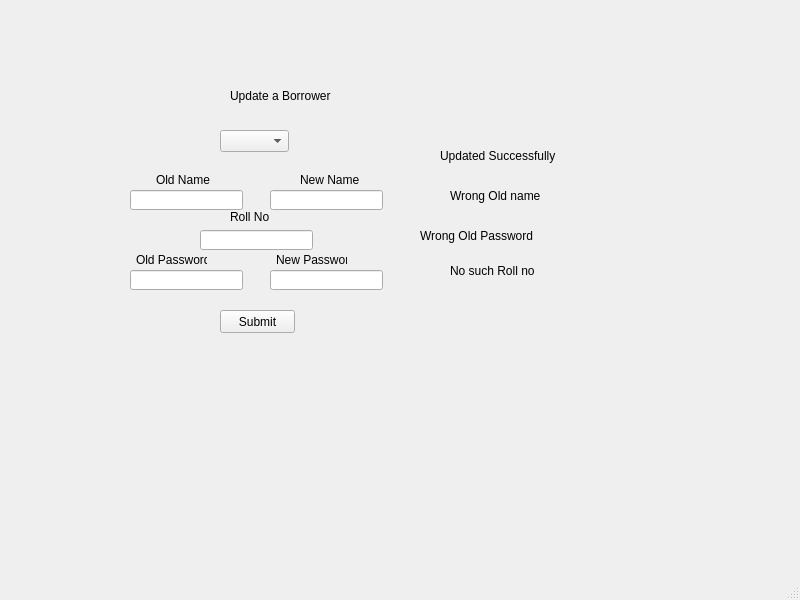
<?xml version="1.0" encoding="UTF-8"?>
<ui version="4.0">
 <class>updateborowerclerk</class>
 <widget class="QMainWindow" name="updateborowerclerk">
  <property name="geometry">
   <rect>
    <x>0</x>
    <y>0</y>
    <width>800</width>
    <height>600</height>
   </rect>
  </property>
  <property name="windowTitle">
   <string>MainWindow</string>
  </property>
  <widget class="QWidget" name="centralwidget">
   <widget class="QLineEdit" name="lineEdit_3">
    <property name="geometry">
     <rect>
      <x>270</x>
      <y>190</y>
      <width>113</width>
      <height>20</height>
     </rect>
    </property>
   </widget>
   <widget class="QLabel" name="label_16">
    <property name="geometry">
     <rect>
      <x>450</x>
      <y>250</y>
      <width>221</width>
      <height>41</height>
     </rect>
    </property>
    <property name="styleSheet">
     <string notr="true">font: 20pt &quot;MS Shell Dlg 2&quot;;</string>
    </property>
    <property name="text">
     <string>No such Roll no</string>
    </property>
   </widget>
   <widget class="QLabel" name="label_5">
    <property name="geometry">
     <rect>
      <x>156</x>
      <y>170</y>
      <width>61</width>
      <height>20</height>
     </rect>
    </property>
    <property name="text">
     <string>Old Name</string>
    </property>
   </widget>
   <widget class="QPushButton" name="pushButton">
    <property name="geometry">
     <rect>
      <x>220</x>
      <y>310</y>
      <width>75</width>
      <height>23</height>
     </rect>
    </property>
    <property name="text">
     <string>Submit</string>
    </property>
   </widget>
   <widget class="QLineEdit" name="lineEdit_5">
    <property name="geometry">
     <rect>
      <x>130</x>
      <y>270</y>
      <width>113</width>
      <height>20</height>
     </rect>
    </property>
   </widget>
   <widget class="QLineEdit" name="lineEdit_8">
    <property name="geometry">
     <rect>
      <x>200</x>
      <y>230</y>
      <width>113</width>
      <height>20</height>
     </rect>
    </property>
   </widget>
   <widget class="QLabel" name="label_12">
    <property name="geometry">
     <rect>
      <x>450</x>
      <y>180</y>
      <width>211</width>
      <height>31</height>
     </rect>
    </property>
    <property name="styleSheet">
     <string notr="true">font: 20pt &quot;MS Shell Dlg 2&quot;;</string>
    </property>
    <property name="text">
     <string>Wrong Old name</string>
    </property>
   </widget>
   <widget class="QLabel" name="label_14">
    <property name="geometry">
     <rect>
      <x>136</x>
      <y>250</y>
      <width>71</width>
      <height>20</height>
     </rect>
    </property>
    <property name="text">
     <string>Old Password</string>
    </property>
   </widget>
   <widget class="QLabel" name="label_15">
    <property name="geometry">
     <rect>
      <x>440</x>
      <y>140</y>
      <width>241</width>
      <height>31</height>
     </rect>
    </property>
    <property name="styleSheet">
     <string notr="true">font: 75 18pt &quot;MS Shell Dlg 2&quot;;</string>
    </property>
    <property name="text">
     <string>Updated Successfully</string>
    </property>
   </widget>
   <widget class="QLabel" name="label">
    <property name="geometry">
     <rect>
      <x>230</x>
      <y>80</y>
      <width>241</width>
      <height>31</height>
     </rect>
    </property>
    <property name="styleSheet">
     <string notr="true">font: 75 20pt &quot;MS Shell Dlg 2&quot;;</string>
    </property>
    <property name="text">
     <string>Update a Borrower</string>
    </property>
   </widget>
   <widget class="QLabel" name="label_8">
    <property name="geometry">
     <rect>
      <x>230</x>
      <y>210</y>
      <width>47</width>
      <height>13</height>
     </rect>
    </property>
    <property name="text">
     <string>Roll No</string>
    </property>
   </widget>
   <widget class="QComboBox" name="comboBox_2">
    <property name="geometry">
     <rect>
      <x>220</x>
      <y>130</y>
      <width>69</width>
      <height>22</height>
     </rect>
    </property>
   </widget>
   <widget class="QLabel" name="label_9">
    <property name="geometry">
     <rect>
      <x>420</x>
      <y>220</y>
      <width>261</width>
      <height>31</height>
     </rect>
    </property>
    <property name="styleSheet">
     <string notr="true">font: 20pt &quot;MS Shell Dlg 2&quot;;</string>
    </property>
    <property name="text">
     <string>Wrong Old Password</string>
    </property>
   </widget>
   <widget class="QLineEdit" name="lineEdit">
    <property name="geometry">
     <rect>
      <x>130</x>
      <y>190</y>
      <width>113</width>
      <height>20</height>
     </rect>
    </property>
   </widget>
   <widget class="QLabel" name="label_13">
    <property name="geometry">
     <rect>
      <x>276</x>
      <y>250</y>
      <width>71</width>
      <height>20</height>
     </rect>
    </property>
    <property name="text">
     <string>New Password</string>
    </property>
   </widget>
   <widget class="QLineEdit" name="lineEdit_7">
    <property name="geometry">
     <rect>
      <x>270</x>
      <y>270</y>
      <width>113</width>
      <height>20</height>
     </rect>
    </property>
   </widget>
   <widget class="QLabel" name="label_11">
    <property name="geometry">
     <rect>
      <x>300</x>
      <y>170</y>
      <width>61</width>
      <height>20</height>
     </rect>
    </property>
    <property name="text">
     <string>New Name</string>
    </property>
   </widget>
  </widget>
  <widget class="QMenuBar" name="menubar">
   <property name="geometry">
    <rect>
     <x>0</x>
     <y>0</y>
     <width>800</width>
     <height>21</height>
    </rect>
   </property>
  </widget>
  <widget class="QStatusBar" name="statusbar"/>
 </widget>
 <resources/>
 <connections/>
</ui>
